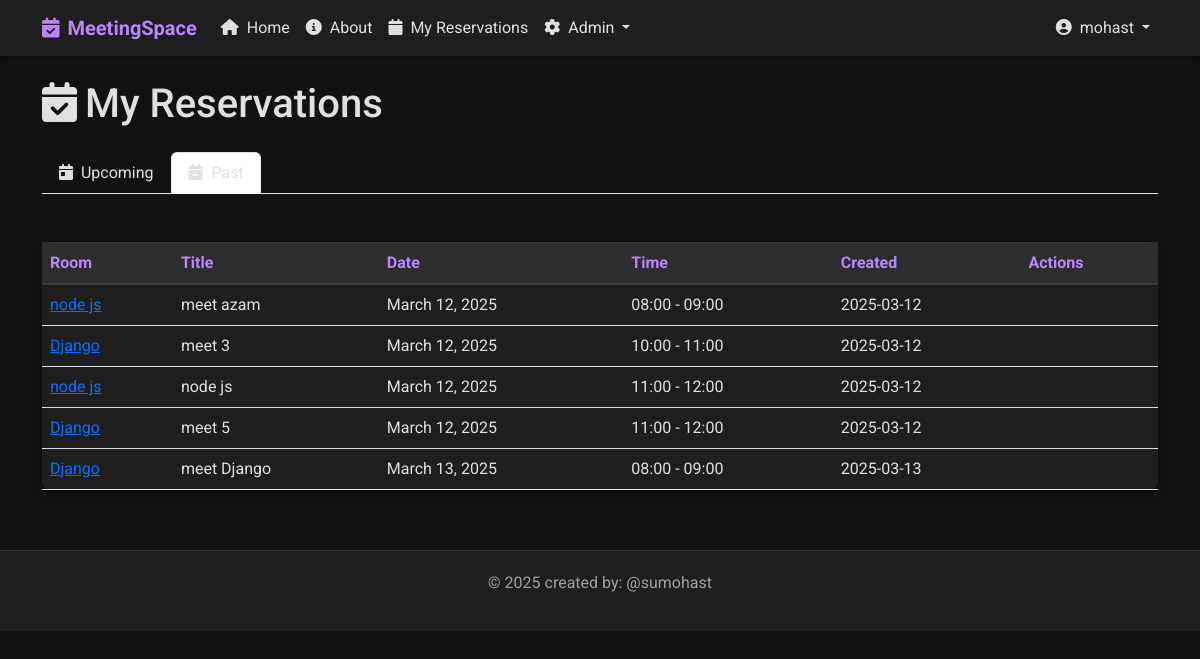
The app's page /my-reservations/?status=past (signed in), older data.
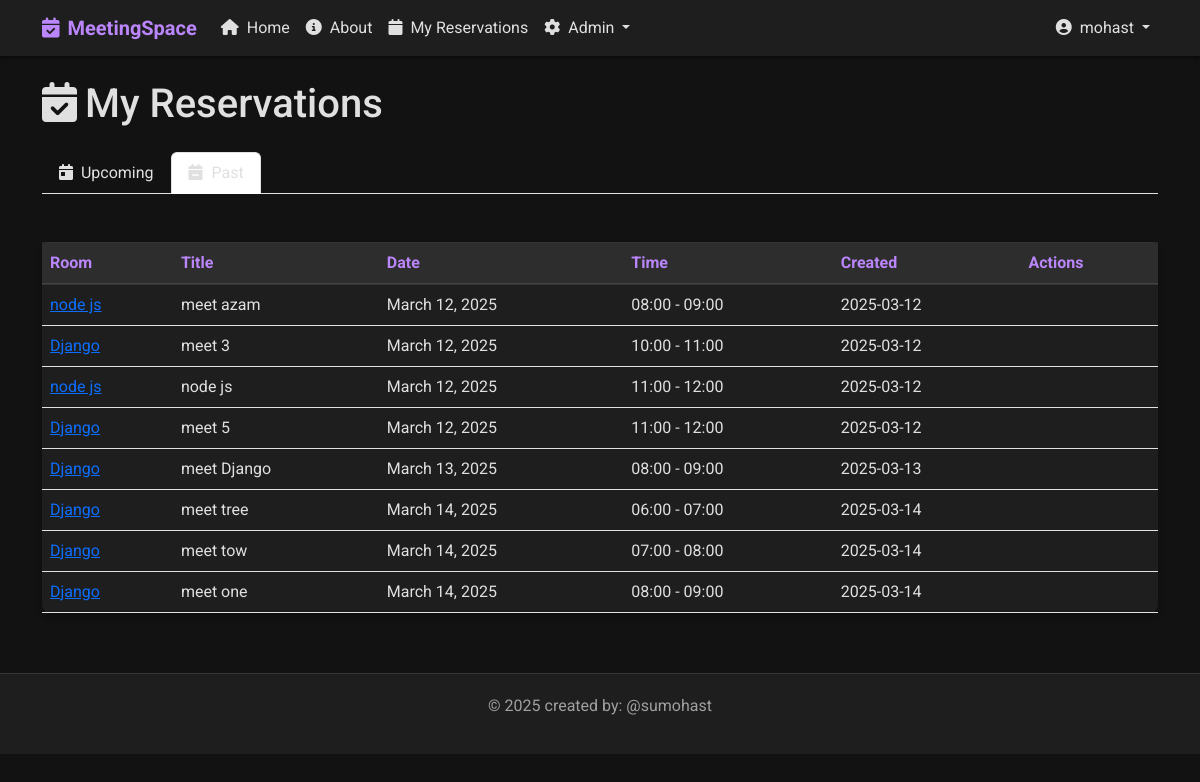
The same page, newer data.
### base/models.py (models this page shows, shortened)
class Reservation(models.Model):
    participant_count = models.IntegerField(default=1, help_text="Number of participants")
    room = models.ForeignKey(Room, on_delete=models.CASCADE)
    user = models.ForeignKey(User, on_delete=models.CASCADE)
    title = models.CharField(max_length=200)
    description = models.TextField(null=True, blank=True)
    date = models.DateField()
    start_time = models.TimeField()
    end_time = models.TimeField()
    participants_emails = models.TextField(null=True, blank=True,
                                          help_text="Enter email addresses separated by commas")
    reminder_sent = models.BooleanField(default=False) # this field is used to track if a reminder has been sent for this reservation
    created = models.DateTimeField(auto_now_add=True)
    updated = models.DateTimeField(auto_now=True)
    class Meta:
        ordering = ['date', 'start_time']
        constraints = [
            models.UniqueConstraint(
                fields=['room', 'date', 'start_time'],
                name='unique_reservation'
            )
        ]

class Room(models.Model):
    name = models.CharField(max_length=100)
    capacity = models.IntegerField(default=10)
    has_projector = models.BooleanField(default=False)
    has_whiteboard = models.BooleanField(default=False)
    has_video_conference = models.BooleanField(default=False)
    description = models.TextField(null=True, blank=True)
    created = models.DateTimeField(auto_now_add=True)
    updated = models.DateTimeField(auto_now=True)
    class Meta: # this class is used to define metadata for the model , for example when we want to sort the rooms by name
        ordering = ['name']

### base/views.py (the view)
# urls.py: path('my-reservations/', views.user_reservations, name="user-reservations"),
@login_required
def user_reservations(request):
    reservations = Reservation.objects.filter(user=request.user).order_by('date', 'start_time')
    status = request.GET.get('status', 'upcoming')
    today = datetime.now().date()
    if status == 'past':
        reservations = reservations.filter(date__lt=today)
    else:  # upcoming
        reservations = reservations.filter(date__gte=today)
    paginator = Paginator(reservations, 10)  # Show 10 reservations per page
    page_number = request.GET.get('page')
    page_obj = paginator.get_page(page_number)
    context = {
        'reservations': page_obj,
        'status': status,
    }
    return render(request, 'base/user_reservations.html', context)

### templates/base/user_reservations.html (shortened to what this page needs)
{% extends 'main.html' %}
{% block content %}
<div class="row mb-4">
    <div class="col-12">
        <h1 class="mb-4"><i class="fas fa-calendar-check me-2"></i>My Reservations</h1>
        <ul class="nav nav-tabs mb-4">
            <li class="nav-item">
                <a class="nav-link {% if status == 'upcoming' %}active{% endif %}" href="{% url 'user-reservations' %}?status=upcoming">
                    <i class="fas fa-calendar-day me-1"></i> Upcoming
                </a>
            </li>
            <li class="nav-item">
                <a class="nav-link {% if status == 'past' %}active{% endif %}" href="{% url 'user-reservations' %}?status=past">
                    <i class="fas fa-calendar-minus me-1"></i> Past
                </a>
            </li>
        </ul>
    </div>
</div>
<div class="row">
    <div class="col-12">
        <div class="card">
            <div class="card-body p-0">
                {% if reservations %}
                <div class="table-responsive">
                    <table class="table mb-0">
                        <thead>
                            <tr>
                                <th>Room</th>
                                <th>Title</th>
                                <th>Date</th>
                                <th>Time</th>
                                <th>Created</th>
                                <th>Actions</th>
                            </tr>
                        </thead>
                        <tbody>
                            {% for reservation in reservations %}
                            <tr>
                                <td>
                                    <a href="{% url 'room-detail' reservation.room.id %}">
                                        {{ reservation.room.name }}
                                    </a>
                                </td>
                                <td>{{ reservation.title }}</td>
                                <td>{{ reservation.date }}</td>
                                <td>{{ reservation.start_time|time:"H:i" }} - {{ reservation.end_time|time:"H:i" }}</td>
                                <td>{{ reservation.created|date:"Y-m-d" }}</td>
                                <td>
                                </td>
                            </tr>
                            {% endfor %}
                        </tbody>
                    </table>
                </div>
                {% endif %}
            </div>
        </div>
    </div>
</div>
{% endblock %}

Row changes from the older to the newer data that the page shows:
added Reservation: room.name "Django", title "meet tree", date "March 14, 2025", start_time "06:00", end_time "07:00", created "2025-03-14"
added Reservation: room.name "Django", title "meet tow", date "March 14, 2025", start_time "07:00", end_time "08:00", created "2025-03-14"
added Reservation: room.name "Django", title "meet one", date "March 14, 2025", start_time "08:00", end_time "09:00", created "2025-03-14"
